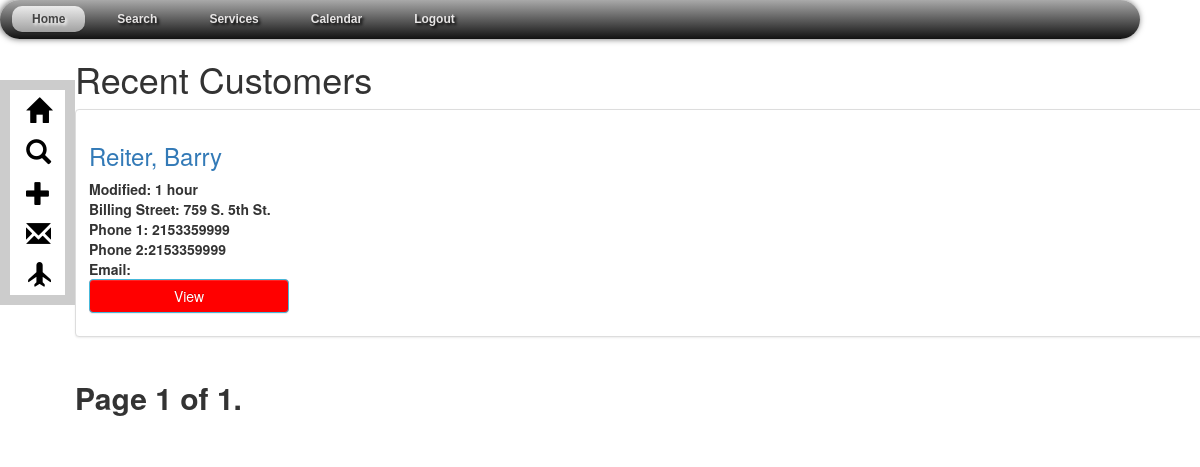
Screenshot of /customers/customer_browse/ with the database file from the repository.
### Customers/models.py (models this page shows, shortened)
class Customer(models.Model):
    user = models.ForeignKey(settings.AUTH_USER_MODEL, default=1)
    modified_by=models.CharField(max_length=50,default=1)
    firstName = models.CharField(max_length=20)
    lastName = models.CharField(max_length=20)
    fullName = models.CharField(max_length=50, blank=True)
    billStreet = models.CharField(max_length=25)
    billCity = models.CharField(max_length=20)
    billState = models.CharField(max_length=2)
    billZip = models.CharField(max_length=5)
    latlng = models.CharField(blank=True, max_length=100, default = '')
    lat = models.FloatField(blank=True,max_length=100, default = '')
    lng = models.FloatField(blank=True, max_length=100, default='')
    phone1 = models.CharField(max_length=20)
    phone2 = models.CharField(max_length=20, blank=True)
    email = models.EmailField(max_length=50, blank=True)
    source = models.CharField(choices=SOURCE_CHOICES, max_length=20, default=NOTAPP)
    created = models.DateTimeField(auto_now=False, auto_now_add=True)
    modified = models.DateTimeField(auto_now=True, auto_now_add=False)
    def get_absolute_url(self):
        return reverse("customers:customer_detail", kwargs={"id": self.id})
    class Meta:
        ordering = ["-created", "-modified"]

### Customers/views.py (the view)
def customer_browse(request):
    queryset_list = Customer.objects.all().order_by('lastName', 'firstName')
    paginator = Paginator(queryset_list, 25) # show 25 customers per page
    page_request_var = "page"
    page = request.GET.get(page_request_var)
    try:
        queryset = paginator.page(page)
    except PageNotAnInteger:
        queryset = paginator.page(1)
    except EmptyPage:
        queryset = paginator.page(paginator.num_pages)
    context = {
            "title":"Recent Customers",
            "object_list": queryset,
            "page_request_var":page_request_var,
        }
    return render(request, "customer_list.html", context)

### Customers/templates/customer_list.html (shortened to what this page needs)
{% extends "base.html" %}
{% block content %}
<h1>{{ title }}</h1>
    {% for obj in object_list %}
            <div class="thumbnail">
                <div class="caption">
                    <h3><a href="{{ obj.get_absolute_url}}">{{obj.lastName}}, {{obj.firstName}}</a></h3>
                    <strong>Modified: {{ obj.modified|timesince }}<br/>
                    <strong>Billing Street:</strong> {{obj.billStreet}}<br/>
                    <strong>Phone 1:</strong> {{obj.phone1}}<br/>
                    <strong>Phone 2:</strong>{{obj.phone2}}<br/>
                    <strong>Email:</strong> {{obj.email}}<br/>
                    <p><a href="{{ obj.get_absolute_url }}" class="btn btn-info" id="btnViewCustomer" role="button">View</a></p>
                </div>
            </div>
    {% endfor %}
    <div>
<div class="pagination col-md-8">
    <span class="step-links">
        <span class="current">
            Page {{ object_list.number }} of {{ object_list.paginator.num_pages }}.
        </span>
    </span>
</div>
</div>
</div>
{% endblock content %}

### static/css/base.css (style rules this page uses)
h1 { color:#777777; }
h3 { style:italic; }
#btnViewCustomer { width:200px; background-color:red; }
.current { font-size:30px; }

### rows the page displays
Customer: lastName "Reiter", firstName "Barry", modified "1 hour", billStreet "759 S. 5th St.", phone1 "2153359999", phone2 "2153359999"

### other values shown
{{ title }} "Recent Customers"
{{ object_list.number }} "1"
{{ object_list.paginator.num_pages }} "1"
